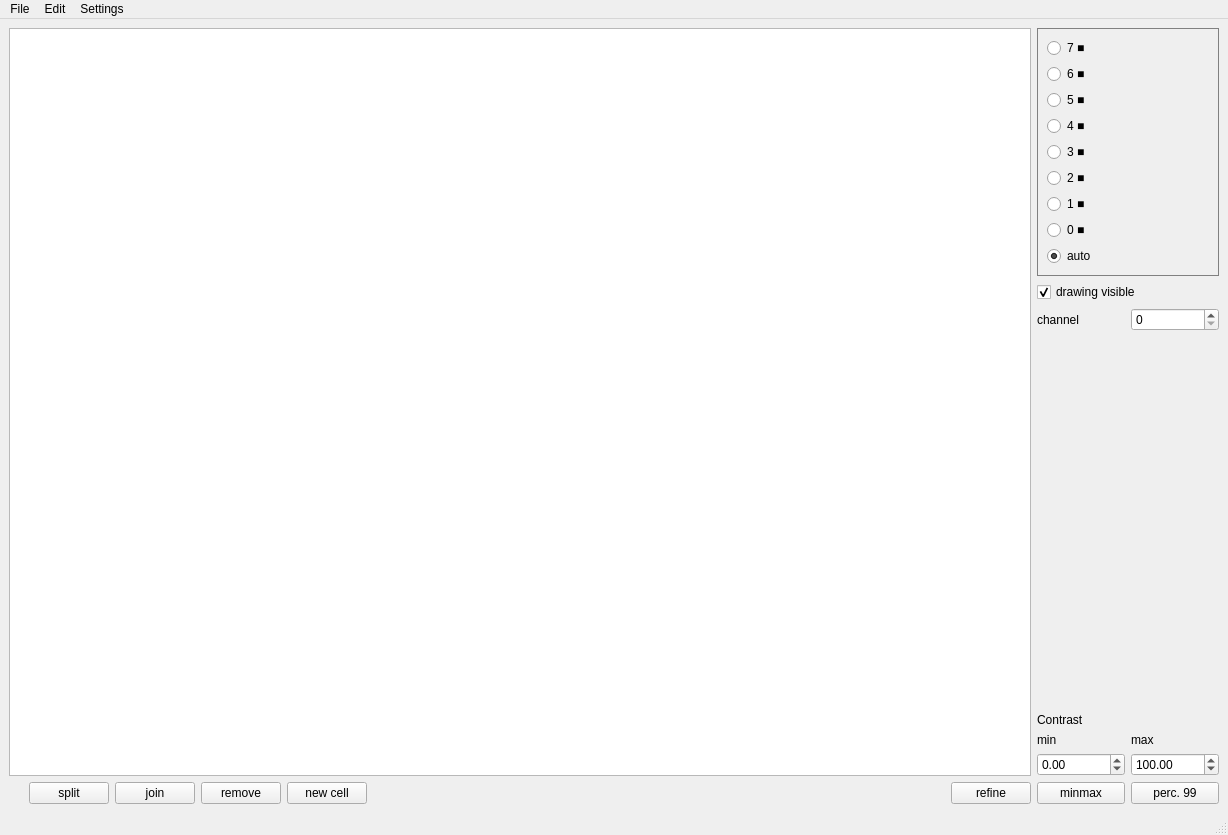
<?xml version="1.0" encoding="UTF-8"?>
<ui version="4.0">
 <class>MainWindow</class>
 <widget class="QMainWindow" name="MainWindow">
  <property name="geometry">
   <rect>
    <x>0</x>
    <y>0</y>
    <width>1228</width>
    <height>835</height>
   </rect>
  </property>
  <property name="windowTitle">
   <string>MainWindow</string>
  </property>
  <widget class="QWidget" name="centralwidget">
   <layout class="QGridLayout" name="gridLayout_2">
    <item row="0" column="1" rowspan="2">
     <layout class="QVBoxLayout" name="verticalLayout_right">
      <item>
       <widget class="QGroupBox" name="groupBox_color">
        <property name="styleSheet">
         <string notr="true">QGroupBox {  border: 1px solid gray;}</string>
        </property>
        <property name="title">
         <string/>
        </property>
        <property name="flat">
         <bool>false</bool>
        </property>
        <layout class="QVBoxLayout" name="verticalLayout">
         <item>
          <widget class="QRadioButton" name="radioButton_7">
           <property name="text">
            <string>7 ■</string>
           </property>
          </widget>
         </item>
         <item>
          <widget class="QRadioButton" name="radioButton_6">
           <property name="text">
            <string>6 ■</string>
           </property>
          </widget>
         </item>
         <item>
          <widget class="QRadioButton" name="radioButton_5">
           <property name="text">
            <string>5 ■</string>
           </property>
          </widget>
         </item>
         <item>
          <widget class="QRadioButton" name="radioButton_4">
           <property name="text">
            <string>4 ■</string>
           </property>
          </widget>
         </item>
         <item>
          <widget class="QRadioButton" name="radioButton_3">
           <property name="text">
            <string>3 ■</string>
           </property>
          </widget>
         </item>
         <item>
          <widget class="QRadioButton" name="radioButton_2">
           <property name="text">
            <string>2 ■</string>
           </property>
          </widget>
         </item>
         <item>
          <widget class="QRadioButton" name="radioButton_1">
           <property name="text">
            <string>1 ■</string>
           </property>
          </widget>
         </item>
         <item>
          <widget class="QRadioButton" name="radioButton_0">
           <property name="text">
            <string>0 ■</string>
           </property>
          </widget>
         </item>
         <item>
          <widget class="QRadioButton" name="radioButton_auto">
           <property name="text">
            <string>auto</string>
           </property>
           <property name="checked">
            <bool>true</bool>
           </property>
          </widget>
         </item>
        </layout>
       </widget>
      </item>
      <item>
       <widget class="QCheckBox" name="checkBox_drawing_visible">
        <property name="text">
         <string>drawing visible</string>
        </property>
        <property name="checked">
         <bool>true</bool>
        </property>
       </widget>
      </item>
      <item>
       <layout class="QHBoxLayout" name="horizontalLayout">
        <item>
         <widget class="QLabel" name="label">
          <property name="text">
           <string>channel</string>
          </property>
         </widget>
        </item>
        <item>
         <widget class="QSpinBox" name="spinBox_channel"/>
        </item>
       </layout>
      </item>
      <item>
       <spacer name="verticalSpacer">
        <property name="orientation">
         <enum>Qt::Vertical</enum>
        </property>
        <property name="sizeHint" stdset="0">
         <size>
          <width>20</width>
          <height>40</height>
         </size>
        </property>
       </spacer>
      </item>
      <item>
       <layout class="QGridLayout" name="gridLayout">
        <item row="5" column="0">
         <widget class="QPushButton" name="pushButton_contrst_auto_minmax">
          <property name="text">
           <string>minmax</string>
          </property>
         </widget>
        </item>
        <item row="4" column="0">
         <widget class="QDoubleSpinBox" name="doubleSpinBox_contrast_min">
          <property name="minimum">
           <double>-100000.000000000000000</double>
          </property>
          <property name="maximum">
           <double>100000.000000000000000</double>
          </property>
         </widget>
        </item>
        <item row="0" column="0">
         <widget class="QLabel" name="label_4">
          <property name="text">
           <string>Contrast</string>
          </property>
         </widget>
        </item>
        <item row="1" column="0">
         <widget class="QLabel" name="label_3">
          <property name="text">
           <string>min</string>
          </property>
         </widget>
        </item>
        <item row="1" column="1">
         <widget class="QLabel" name="label_2">
          <property name="text">
           <string>max</string>
          </property>
         </widget>
        </item>
        <item row="4" column="1">
         <widget class="QDoubleSpinBox" name="doubleSpinBox_contrast_max">
          <property name="minimum">
           <double>-100000.000000000000000</double>
          </property>
          <property name="maximum">
           <double>100000.000000000000000</double>
          </property>
          <property name="value">
           <double>100.000000000000000</double>
          </property>
         </widget>
        </item>
        <item row="5" column="1">
         <widget class="QPushButton" name="pushButton_contrast_prec_99">
          <property name="text">
           <string>perc. 99</string>
          </property>
         </widget>
        </item>
       </layout>
      </item>
     </layout>
    </item>
    <item row="0" column="0">
     <layout class="QGridLayout" name="gridLayout_img">
      <item row="0" column="1">
       <widget class="QGraphicsView" name="graphicsView"/>
      </item>
     </layout>
    </item>
    <item row="1" column="0">
     <layout class="QHBoxLayout" name="horizontalLayout_bottom">
      <property name="leftMargin">
       <number>20</number>
      </property>
      <item>
       <widget class="QPushButton" name="pushButton_split">
        <property name="text">
         <string>split</string>
        </property>
       </widget>
      </item>
      <item>
       <widget class="QPushButton" name="pushButton_join">
        <property name="text">
         <string>join</string>
        </property>
       </widget>
      </item>
      <item>
       <widget class="QPushButton" name="pushButton_remove">
        <property name="text">
         <string>remove</string>
        </property>
       </widget>
      </item>
      <item>
       <widget class="QPushButton" name="pushButton_new_cell">
        <property name="text">
         <string>new cell</string>
        </property>
       </widget>
      </item>
      <item>
       <spacer name="horizontalSpacer">
        <property name="orientation">
         <enum>Qt::Horizontal</enum>
        </property>
        <property name="sizeHint" stdset="0">
         <size>
          <width>40</width>
          <height>20</height>
         </size>
        </property>
       </spacer>
      </item>
      <item>
       <widget class="QPushButton" name="pushButton_refine">
        <property name="text">
         <string>refine</string>
        </property>
       </widget>
      </item>
     </layout>
    </item>
   </layout>
  </widget>
  <widget class="QMenuBar" name="menubar">
   <property name="geometry">
    <rect>
     <x>0</x>
     <y>0</y>
     <width>1228</width>
     <height>21</height>
    </rect>
   </property>
   <widget class="QMenu" name="menuFile">
    <property name="title">
     <string>File</string>
    </property>
    <addaction name="actionOpen"/>
    <addaction name="actionLoad"/>
    <addaction name="actionSave"/>
   </widget>
   <widget class="QMenu" name="menuEdit">
    <property name="title">
     <string>Edit</string>
    </property>
    <addaction name="actionUndo_2"/>
    <addaction name="actionRedo_2"/>
    <addaction name="separator"/>
    <addaction name="actionReset_2"/>
   </widget>
   <widget class="QMenu" name="menuSettings">
    <property name="title">
     <string>Settings</string>
    </property>
    <addaction name="actionAdvanced_settings"/>
   </widget>
   <addaction name="menuFile"/>
   <addaction name="menuEdit"/>
   <addaction name="menuSettings"/>
  </widget>
  <widget class="QStatusBar" name="statusbar"/>
  <action name="actionSave">
   <property name="text">
    <string>Save</string>
   </property>
  </action>
  <action name="actionLoad">
   <property name="text">
    <string>Load</string>
   </property>
  </action>
  <action name="actionUndo">
   <property name="text">
    <string>Undo</string>
   </property>
  </action>
  <action name="actionRedo">
   <property name="text">
    <string>Redo</string>
   </property>
  </action>
  <action name="actionReset">
   <property name="text">
    <string>Reset</string>
   </property>
  </action>
  <action name="actionUndo_2">
   <property name="text">
    <string>Undo</string>
   </property>
  </action>
  <action name="actionRedo_2">
   <property name="text">
    <string>Redo</string>
   </property>
  </action>
  <action name="actionReset_2">
   <property name="text">
    <string>Reset</string>
   </property>
  </action>
  <action name="actionOpen">
   <property name="text">
    <string>Open</string>
   </property>
  </action>
  <action name="actionAdvanced_settings">
   <property name="text">
    <string>Advanced settings</string>
   </property>
  </action>
 </widget>
 <resources/>
 <connections/>
</ui>
